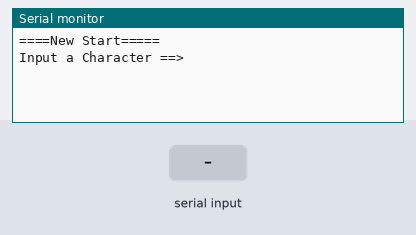
A sketch run on a simulated Arduino Uno, built with avr-gcc and run on an emulated ATmega328P. Shown: the last lines printed to the serial monitor. The inputs (shaded band) are chosen by the test bench.

Above: at 1.2 s.
1.3 s: "1" received over Serial
At 2.5 s:
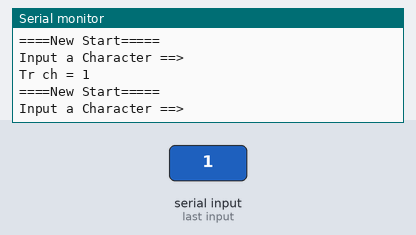
2.8 s: "0" received over Serial
At 3.7 s:
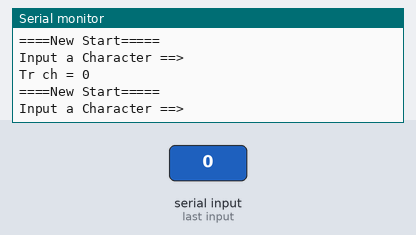
4.3 s: "2" received over Serial
At 4.8 s:
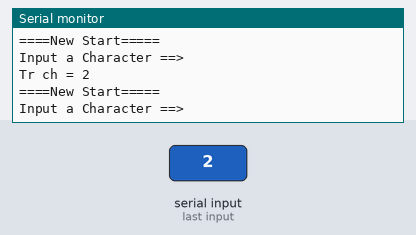

Measured:
- after the input at 1.3 s, the serial monitor: prints a new line at once (image 1)
- after the input at 2.8 s, the serial monitor: prints a new line at once (image 2)
- after the input at 4.3 s, the serial monitor: prints a new line at once (image 3)

The sketch:

ex6-12.ino
```cpp
char is_alpha(char);

void setup() {
  // 시리얼 통신 속도 설정 : 속도 9600 bps, 8데이터 비트, 패리티 없음, 한 개의 스톱비트
 Serial.begin(9600) ;

}

void loop() {
      char ch, trch ;

         Serial.println("====New Start=====");
         Serial.println("Input a Character ==>");

           // PC에서 데이터가 전송되어 올때까지 기다린다.
          while(1) {
             if(Serial.available() > 0  ) break;
          }
          ch = Serial.read();
          trch = is_alpha(ch);

          Serial.print( "Tr ch = ");
          Serial.println(trch);

}

char is_alpha(char c)
{
    char ch1 ;
    if(c >= 'a' && c <='z' ) ch1 = c-32;
    else if( c >='A' && c <='Z') ch1 = c+32 ;
    else ch1 = c ;

    return ch1 ;

}
```
